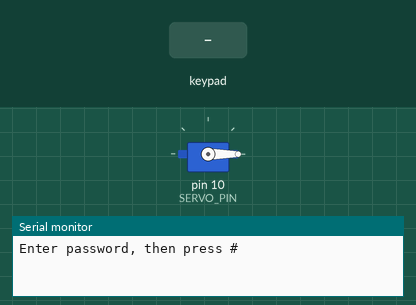
Simulated run of this sketch. Board: Arduino Uno, built with avr-gcc and run on an emulated ATmega328P. On the bench: servo, the last lines printed to the serial monitor. Inputs (shaded band) come from the test bench.

Above: at 1.2 s.
1.3 s: keypad keys 1 2 3 4 # pressed 0.4 s apart
At 4.0 s:
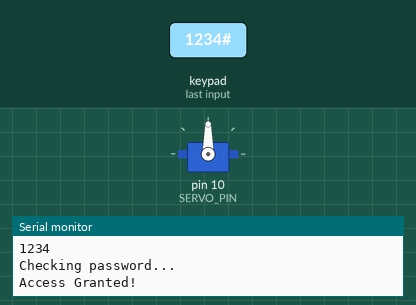
4.8 s: key '*' pressed
7.8 s: key '#' pressed
Timing chart, 0 to 10.8 s (numbered marks = the images above; inputs shaded):
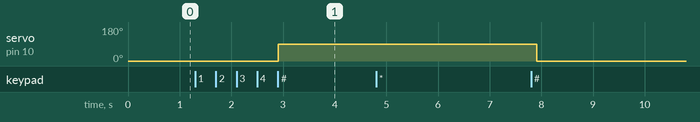

The sketch:

door_code.ino
```cpp
#include <Keypad.h>
#include <Servo.h>

Servo lockServo;

const int SERVO_PIN = 10;
const String PASSWORD = "1234";

const byte ROWS = 4;
const byte COLS = 4;

char keys[ROWS][COLS] = {
  {'1', '2', '3', 'A'},
  {'4', '5', '6', 'B'},
  {'7', '8', '9', 'C'},
  {'*', '0', '#', 'D'}
};

byte rowPins[ROWS] = {9, 8, 7, 6};
byte colPins[COLS] = {5, 4, 3, A1};

Keypad keypad = Keypad(
  makeKeymap(keys),
  rowPins,
  colPins,
  ROWS,
  COLS
);

String enteredPassword = "";

const int LOCKED_ANGLE = 0;
const int UNLOCKED_ANGLE = 90;

void setup() {
  Serial.begin(9600);

  lockServo.attach(SERVO_PIN);
  lockServo.write(LOCKED_ANGLE);

  Serial.println("Enter password, then press #");
}

void loop() {
  char key = keypad.getKey();

  if (key) {
    if (key >= '0' && key <= '9') {
      enteredPassword += key;

      // Display the actual digits
      Serial.println(enteredPassword);
    }

    else if (key == '*') {
      enteredPassword = "";
      Serial.println("Password cleared");
    }

    else if (key == '#') {
      Serial.println("Checking password...");

      if (enteredPassword == PASSWORD) {
        Serial.println("Access Granted!");

        lockServo.write(UNLOCKED_ANGLE);
        delay(5000);

        lockServo.write(LOCKED_ANGLE);
        Serial.println("Door Locked Again");
      }
      else {
        Serial.println("Wrong Password!");
      }

      enteredPassword = "";
      Serial.println("Enter password, then press #");
    }
  }
}
```

Measured:
- after the input at 1.3 s, servo on pin 10 (SERVO_PIN): 0° → 90° after 1.6 s
- after the input at 4.8 s, every drawn part: stays the same
